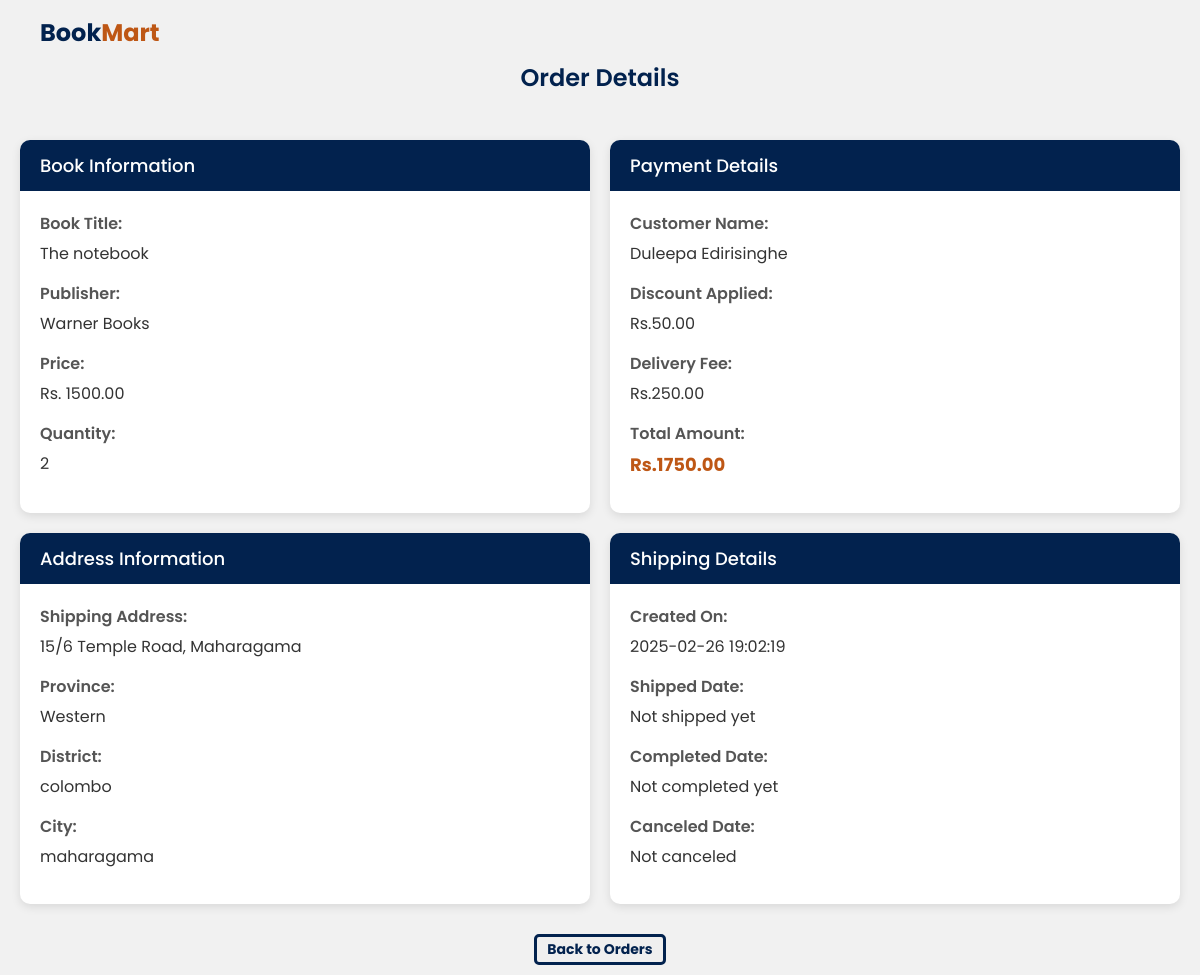
The page /public/adminOrderView?order_id=2 (signed in) on the database its author committed.
### tables this page shows
CREATE TABLE `orders` (
  `order_id` int(11) NOT NULL,
  `buyer_id` int(11) DEFAULT NULL,
  `book_id` int(11) DEFAULT NULL,
  `seller_id` int(11) DEFAULT NULL,
  `order_status` enum('pending','shipping','completed','reviewed','canceled') DEFAULT 'pending',
  `payment_status` enum('successful','failed','refunded') DEFAULT NULL,
  `payment_method` varchar(50) DEFAULT NULL,
  `quanitity` int(11) DEFAULT NULL,
  `delivery_fee` decimal(10,2) DEFAULT NULL,
  `discount_applied` decimal(10,2) DEFAULT NULL,
  `total_amount` decimal(10,2) DEFAULT NULL,
  `pickup_location` varchar(150) NOT NULL,
  `estimate_distance` float NOT NULL,
  `shipping_address` text DEFAULT NULL,
  `province` text DEFAULT NULL,
  `district` text DEFAULT NULL,
  `city` text DEFAULT NULL,
  `created_on` datetime DEFAULT current_timestamp(),
  `shipped_date` datetime DEFAULT NULL,
  `completed_date` datetime DEFAULT NULL,
  `canceled_date` datetime DEFAULT NULL,
  `courier_id` int(11) DEFAULT NULL,
  `pinCode` int(11) NOT NULL
);

CREATE TABLE `book` (
  `id` int(11) NOT NULL,
  `seller_id` int(11) DEFAULT NULL,
  `title` varchar(255) NOT NULL,
  `ISBN` varchar(50) NOT NULL,
  `author` varchar(255) NOT NULL,
  `genre` enum('children','crime','education','fantasy','fiction','history','horror','mystery','non-fiction','romance','short-story','sci-fi') NOT NULL,
  `publisher` varchar(100) NOT NULL,
  `language` varchar(100) NOT NULL DEFAULT 'English',
  `cover_image` varchar(100) NOT NULL,
  `price` decimal(10,2) NOT NULL,
  `discount` decimal(10,2) NOT NULL DEFAULT 0.00,
  `quantity` int(11) NOT NULL,
  `book_condition` enum('new','like-new','very-good','good','acceptable','poor') NOT NULL,
  `description` text DEFAULT NULL,
  `status` enum('available','removed','auction') NOT NULL DEFAULT 'available',
  `created_at` timestamp NOT NULL DEFAULT current_timestamp()
);

CREATE TABLE `buyer` (
  `id` int(11) NOT NULL,
  `user_id` int(11) DEFAULT NULL,
  `full_name` varchar(255) NOT NULL,
  `gender` enum('male','female') NOT NULL,
  `dob` date DEFAULT NULL,
  `phone_number` varchar(20) DEFAULT NULL,
  `street_address` varchar(255) DEFAULT NULL,
  `city` varchar(100) DEFAULT NULL,
  `district` varchar(100) DEFAULT NULL,
  `province` varchar(100) DEFAULT NULL,
  `payment_method` varchar(255) DEFAULT NULL
);

### app/controllers/AdminOrderView.php (called while the page is built, shortened)
<?php
class AdminOrderView extends Controller {
    public function index() {
        $order_id = $_GET['order_id'];
        $orderModel = new Order();
        $order = $orderModel->findById($order_id);
        $this->view('adminOrderView', ['order' => $order]);
    }
}

### public/index.php (called while the page is built, shortened)
<?php
require "../app/core/init.php";
$app = new App;
$app->loadController();

### app/core/init.php (called while the page is built, shortened)
<?php
spl_autoload_register(function($classname){
    $filename = "../app/models/".ucfirst($classname). ".php";
});
require 'Database.php';

### app/core/Database.php (called while the page is built, shortened)
<?php
Trait Database{
    private $pdo;
    protected function connect() {
        if (!$this->pdo) {
            $string = "mysql:hostname=" . DBHOST . ";dbname=" . DBNAME;
            $this->pdo = new PDO($string, DBUSER, DBPASS);
        }
        return $this->pdo;
    }
    public function query($query,$data = []){
        $conn = $this->connect();
        $stm=$conn->prepare($query);
        $check = $stm->execute($data);
        if($check){
            $result = $stm->fetchAll(PDO::FETCH_OBJ);
            if(is_array($result) && count($result)){
                return $result;
            }
        }
        return false;
    }
}

### app/models/Order.php (called while the page is built, shortened)
<?php
class Order {
    protected $table = 'orders';
    public function findById($orderId) {
        $query = "SELECT o.*, b.title, b.publisher, b.price, u.full_name
                FROM {$this->table} o
                LEFT JOIN book b ON o.book_id = b.id
                LEFT JOIN buyer u ON o.buyer_id = u.user_id
                WHERE order_id = :id LIMIT 1";
        $data = [':id' => $orderId];
        $result = $this->query($query, $data);
        return $result ? $result[0] : null;
    }
}

### app/views/adminOrderView.view.php (the view, shortened to what this page needs)
<!DOCTYPE html>
<html lang="en">
<head>
    <link rel="stylesheet" href="<?= ROOT ?>/assets/CSS/adminOrderView.css">
</head>
<body>
    <div class="header">
        <span class="title">
            <a href="<?= ROOT ?>/home" class="title-link"><h2>Book<span class="highlight">Mart</span></h2></a>
        </span>
        <div class="page-title">
            <h1><center>Order Details</center></h1>
        </div>
    </div>
    <div class="container">
        <div class="content-wrapper">
            <div class="info-section">
                <div class="section-header">
                    <h2>Book Information</h2>
                </div>
                <div class="section-content">
                    <div class="detail-row">
                        <span class="detail-label">Book Title:</span>
                        <span class="detail-value"><?= htmlspecialchars($order->title ?? '') ?></span>
                    </div>
                    <div class="detail-row">
                        <span class="detail-label">Publisher:</span>
                        <span class="detail-value"><?= htmlspecialchars($order->publisher ?? '') ?></span>
                    </div>
                    <div class="detail-row">
                        <span class="detail-label">Price:</span>
                        <span class="detail-value">Rs. <?= htmlspecialchars($order->price ?? '') ?></span>
                    </div>
                    <div class="detail-row">
                        <span class="detail-label">Quantity:</span>
                        <span class="detail-value"><?= htmlspecialchars($order->quanitity ?? '') ?></span>
                    </div>
                </div>
            </div>
            <div class="info-section">
                <div class="section-header">
                    <h2>Payment Details</h2>
                </div>
                <div class="section-content">
                    <div class="detail-row">
                        <span class="detail-label">Customer Name:</span>
                        <span class="detail-value"><?= htmlspecialchars($order->full_name ?? '') ?></span>
                    </div>
                    <div class="detail-row">
                        <span class="detail-label">Discount Applied:</span>
                        <span class="detail-value">Rs.<?= htmlspecialchars($order->discount_applied ?? '0.00') ?></span>
                    </div>
                    <div class="detail-row">
                        <span class="detail-label">Delivery Fee:</span>
                        <span class="detail-value">Rs.<?= htmlspecialchars($order->delivery_fee ?? '0.00') ?></span>
                    </div>
                    <div class="detail-row">
                        <span class="detail-label">Total Amount:</span>
                        <span class="detail-value total-amount">Rs.<?= htmlspecialchars($order->total_amount ?? '') ?></span>
                    </div>
                </div>
            </div>
            <div class="info-section">
                <div class="section-header">
                    <h2>Address Information</h2>
                </div>
                <div class="section-content">
                    <div class="detail-row">
                        <span class="detail-label">Shipping Address:</span>
                        <span class="detail-value"><?= htmlspecialchars($order->shipping_address ?? '') ?></span>
                    </div>
                    <div class="detail-row">
                        <span class="detail-label">Province:</span>
                        <span class="detail-value"><?= htmlspecialchars($order->province ?? '') ?></span>
                    </div>
                    <div class="detail-row">
                        <span class="detail-label">District:</span>
                        <span class="detail-value"><?= htmlspecialchars($order->district ?? '') ?></span>
                    </div>
                    <div class="detail-row">
                        <span class="detail-label">City:</span>
                        <span class="detail-value"><?= htmlspecialchars($order->city ?? '') ?></span>
                    </div>
                </div>
            </div>
            <div class="info-section">
                <div class="section-header">
                    <h2>Shipping Details</h2>
                </div>
                <div class="section-content">
                    <div class="detail-row">
                        <span class="detail-label">Created On:</span>
                        <span class="detail-value"><?= htmlspecialchars($order->created_on ?? '') ?></span>
                    </div>
                    <div class="detail-row">
                        <span class="detail-label">Shipped Date:</span>
                        <span class="detail-value"><?= htmlspecialchars($order->shipped_date ?? 'Not shipped yet') ?></span>
                    </div>
                    <div class="detail-row">
                        <span class="detail-label">Completed Date:</span>
                        <span class="detail-value"><?= htmlspecialchars($order->completed_date ?? 'Not completed yet') ?></span>
                    </div>
                    <div class="detail-row">
                        <span class="detail-label">Canceled Date:</span>
                        <span class="detail-value"><?= htmlspecialchars($order->canceled_date ?? 'Not canceled') ?></span>
                    </div>
                </div>
            </div>
        </div>
        <div class="button-group">
            <button onclick="window.location.href='<?= ROOT ?>/AdminSearchorders'" class="close-btn"><b>Back to Orders</b></button>
        </div>
    </div>
</body>
</html>

### public/assets/CSS/adminOrderView.css (style rules this page uses)
* { font-family: 'poppins', Calibri, sans-serif; margin: 0; padding: 0; box-sizing: border-box; }
body { background-color: #F1F1F1; color: #333; }
.header { padding: 15px 40px; margin-bottom: 30px; }
.title { display: inline-block; }
.title-link { text-decoration: none; color: #02224E; }
.highlight { color: #BE5715; }
.page-title { margin-top: 10px; }
.page-title h1 { color: #02224E; font-size: 24px; font-weight: 600; }
.container { max-width: 1200px; margin: 0 auto; padding: 0 20px; }
.content-wrapper { display: grid; grid-template-columns: repeat(2, 1fr); gap: 20px; margin-bottom: 30px; }
.info-section { background-color: #ffffff; border-radius: 10px; overflow: hidden; box-shadow: 0 3px 10px rgba(0, 0, 0, 0.1); height: 100%; }
.section-header { background-color: #02224E; color: white; padding: 12px 20px; }
.section-header h2 { font-size: 18px; font-weight: 500; margin: 0; }
.section-content { padding: 20px; }
.detail-row { margin-bottom: 15px; display: flex; flex-direction: column; }
.detail-label { font-weight: 600; color: #555; margin-bottom: 5px; }
.detail-value { color: #333; }
.total-amount { font-weight: bold; color: #BE5715; font-size: 18px; }
.button-group { display: flex; justify-content: center; margin: 10px 0; }
.close-btn { border:solid 3px #02224E; color: #02224E; padding: 2px 10px; border-radius: 5px; cursor: pointer; font-size: 14px; transition: all 0.3s ease; }

### rows shown on the page
orders: book.title "The notebook", book.publisher "Warner Books", book.price "1500.00", quanitity "2", buyer.full_name "Duleepa Edirisinghe", discount_applied "50.00", delivery_fee "250.00", total_amount "1750.00", shipping_address "15/6 Temple Road, Maharagama", province "Western", district "colombo", city "maharagama", created_on "2025-02-26 19:02:19", shipped_date "Not shipped yet", completed_date "Not completed yet", canceled_date "Not canceled"
